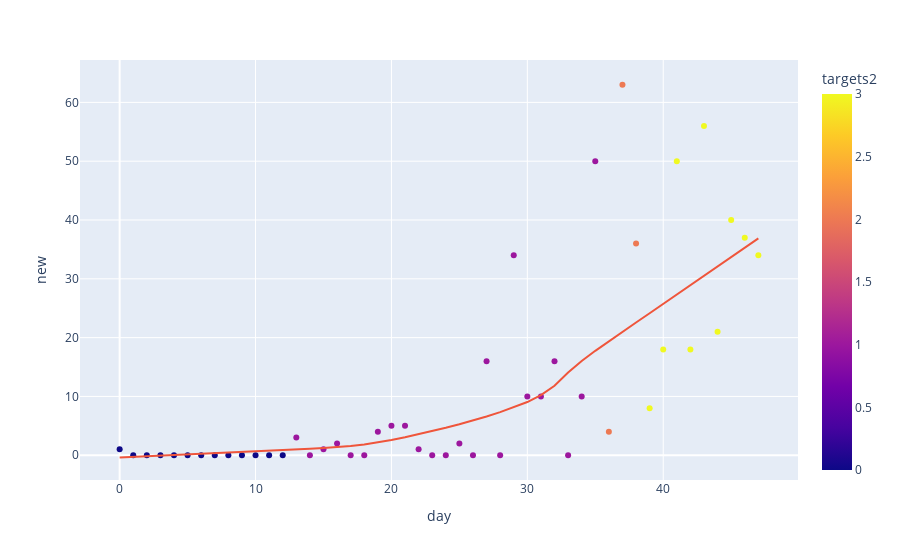

This figure's notebook cell:
### Code cell
#Visual check to make sure labels were applied properly
c = 'Afghanistan0'

#View a plot of the data
fig = px.scatter(forPlot[forPlot['country'] == c], x='day', y='new', color = 'targets2', trendline="lowess")
fig.show()

### Figure 1 — Plotly figure (JSON) as saved in the notebook; plotly's stock layout.template omitted (floating-point values rounded to 4 significant figures)
{"data": [{"hovertemplate": "day=%{x}<br>new=%{y}<br>targets2=%{marker.color}<extra></extra>", "legendgroup": "", "marker": {"color": [0, 0, 0, 0, 0, 0, 0, 0, 0, 0, 0, 0, 0, 1, 1, 1, 1, 1, 1, 1, 1, 1, 1, 1, 1, 1, 1, 1, 1, 1, 1, 1, 1, 1, 1, 1, 2, 2, 2, 3, 3, 3, 3, 3, 3, 3, 3, 3], "coloraxis": "coloraxis", "symbol": "circle"}, "mode": "markers", "name": "", "showlegend": false, "type": "scatter", "x": [0, 1, 2, 3, 4, 5, 6, 7, 8, 9, 10, 11, 12, 13, 14, 15, 16, 17, 18, 19, 20, 21, 22, 23, 24, 25, 26, 27, 28, 29, 30, 31, 32, 33, 34, 35, 36, 37, 38, 39, 40, 41, 42, 43, 44, 45, 46, 47], "xaxis": "x", "y": [1, 0, 0, 0, 0, 0, 0, 0, 0, 0, 0, 0, 0, 3, 0, 1, 2, 0, 0, 4, 5, 5, 1, 0, 0, 2, 0, 16, 0, 34, 10, 10, 16, 0, 10, 50, 4, 63, 36, 8, 18, 50, 18, 56, 21, 40, 37, 34], "yaxis": "y"}, {"hovertemplate": "<b>LOWESS trendline</b><br><br>day=%{x}<br>new=%{y} <b>(trend)</b><extra></extra>", "legendgroup": "", "marker": {"symbol": "circle"}, "mode": "lines", "name": "", "showlegend": false, "type": "scatter", "x": [0, 1, 2, 3, 4, 5, 6, 7, 8, 9, 10, 11, 12, 13, 14, 15, 16, 17, 18, 19, 20, 21, 22, 23, 24, 25, 26, 27, 28, 29, 30, 31, 32, 33, 34, 35, 36, 37, 38, 39, 40, 41, 42, 43, 44, 45, 46, 47], "xaxis": "x", "y": [-0.3613, -0.2655, -0.1673, -0.06688, 0.03554, 0.1397, 0.2452, 0.3517, 0.4589, 0.5666, 0.6744, 0.7825, 0.891, 1.001, 1.115, 1.238, 1.388, 1.581, 1.843, 2.181, 2.59, 3.058, 3.568, 4.111, 4.681, 5.28, 5.916, 6.598, 7.336, 8.139, 9.048, 10.22, 11.82, 14.06, 16.02, 17.76, 19.4, 21.0, 22.58, 24.15, 25.72, 27.3, 28.87, 30.46, 32.05, 33.65, 35.26, 36.87], "yaxis": "y"}], "layout": {"coloraxis": {"colorbar": {"title": {"text": "targets2"}}, "colorscale": [[0, "#0d0887"], [0.1111, "#46039f"], [0.2222, "#7201a8"], [0.3333, "#9c179e"], [0.4444, "#bd3786"], [0.5556, "#d8576b"], [0.6667, "#ed7953"], [0.7778, "#fb9f3a"], [0.8889, "#fdca26"], [1, "#f0f921"]]}, "legend": {"tracegroupgap": 0}, "margin": {"t": 60}, "xaxis": {"anchor": "y", "domain": [0, 1], "title": {"text": "day"}}, "yaxis": {"anchor": "x", "domain": [0, 1], "title": {"text": "new"}}}}
